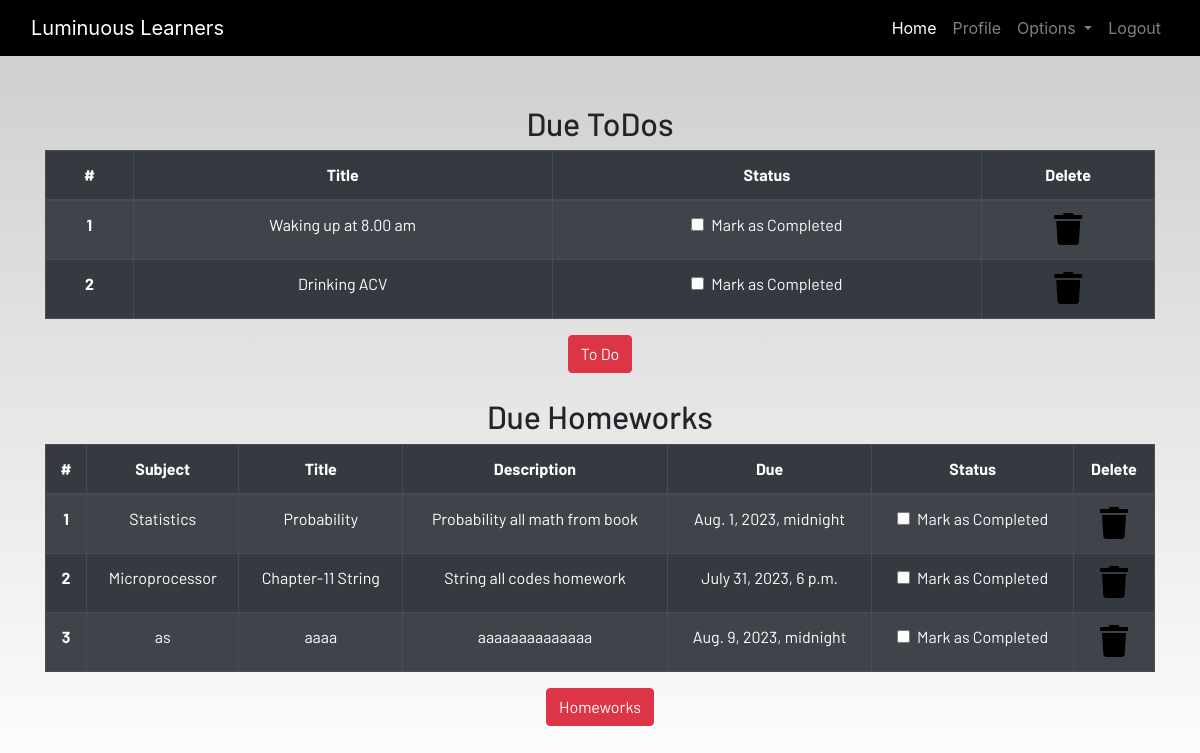
/profile/ (signed in), run on the app's committed database.
### dashboard/models.py (models this page shows, shortened)
class Todo(models.Model):
    user = models.ForeignKey(User,on_delete=models.CASCADE)
    title = models.CharField(max_length=100)
    is_finished = models.BooleanField(default=False)

class Homework(models.Model):
    user = models.ForeignKey(User,on_delete=models.CASCADE)
    subject = models.CharField(max_length=50)
    title = models.CharField(max_length=100)
    description = models.TextField()
    due = models.DateTimeField()
    is_finished = models.BooleanField(default=False)

### dashboard/views.py (the view)
# urls.py: path('profile/',dash_views.profile, name='profile'),
@login_required
def profile(request):
    homeworks = Homework.objects.filter(is_finished=False,user=request.user)
    todos = Todo.objects.filter(is_finished=False,user=request.user)
    if len(homeworks) == 0:
        homework_done = True
    else:
        homework_done = False
    if len(todos) == 0:
        todos_done = True
    else:
        todos_done = False
    context = {
        'homeworks' : homeworks,
        'todos'     : todos,
        'homework_done':homework_done,
        'todos_done' : todos_done
    }
    return render(request,'dashboard/profile.html',context)

### dashboard/templates/dashboard/profile.html
{% extends 'dashboard/base.html' %}
{% load static %}
{% load crispy_forms_tags%}
{% block content %}
<section class="text-center">
    <div class="container">
    {% if not todos_done %}
        <h2>Due ToDos</h2>
        <table class="table table-striped table-bordered table-hover table-dark">
            <thead>
                <tr>
                    <th scope="col">#</th>
                    <th scope="col">Title</th>
                    <th scope="col">Status</th>
                    <th scope="col">Delete</th>
                </tr>
            </thead>
            <tbody>
                {% for todo in todos %}
                <tr>
                    <th scope="row">{{forloop.counter}}</th>
                    <td>{{todo.title}}</td>
                    <td>
                        <a href="{% url 'update-todo' todo.id %}">
                            <div class="form-check">
                                {% if todo.is_finished == True %}
                                    <input class="form-check-input" type="checkbox" value="" checked>
                                {% else %}
                                    <input class="form-check-input" type="checkbox" value="">
                                {% endif %}
                                <label class="form-check-label text-light" for="flexCheckDefault">
                                    Mark as Completed
                                </label>
                            </div>
                        </a>
                    </td>
                    <td><a href="{% url 'delete-todo' todo.id %}"><i class="fa fa-trash fa-2x"></i></a></td>
                </tr>
                {% endfor %}
            </tbody>
        </table>
    {% else %}
        <h3>All To dos are completed!!!!</h3>
    {% endif %}
        <a href="{% url 'todo' %}" class="btn btn-danger">To Do</a>
        <br><br>
        {% if not homework_done %}
        <h2>Due Homeworks</h2>
        <table class="table table-striped table-bordered table-hover table-dark">
            <thead>
                <tr>
                    <th scope="col">#</th>
                    <th scope="col">Subject</th>
                    <th scope="col">Title</th>
                    <th scope="col">Description</th>
                    <th scope="col">Due</th>
                    <th scope="col">Status</th>
                    <th scope="col">Delete</th>
                </tr>
            </thead>
            <tbody>
                {% for homework in homeworks %}
                <tr>
                    <th scope="row">{{forloop.counter}}</th>
                    <td>{{homework.subject}}</td>
                    <td>{{homework.title}}</td>
                    <td>{{homework.description}}</td>
                    <td>{{homework.due}}</td>
                    <td>
                        <a href="{% url 'update-homework' homework.id %}">
                            <div class="form-check">
                                {% if homework.is_finished == True %}
                                    <input class="form-check-input" type="checkbox" value="" checked>
                                {% else %}
                                    <input class="form-check-input" type="checkbox" value="">
                                {% endif %}
                                <label class="form-check-label text-light" for="flexCheckDefault">
                                    Mark as Completed
                                </label>
                            </div>
                        </a>
                    </td>
                    <td><a href="{% url 'delete-homework' homework.id %}"><i class="fa fa-trash fa-2x"></i></a></td>
                </tr>
                {% endfor %}
            </tbody>
        </table>
        {% else %}
        <h3>All To homeworks are completed!!!!</h3>
        {% endif %}
        <a href="{% url 'homework' %}" class="btn btn-danger">Homeworks</a>
    </div>
</section>
{% endblock content %}

### dashboard/templates/dashboard/base.html (shortened to what this page needs)
<!DOCTYPE html>
{% load static %}
<html lang="en">
<head>
  <link rel="stylesheet" href="https://stackpath.bootstrapcdn.com/bootstrap/4.3.1/css/bootstrap.min.css"
 />
  <link rel="stylesheet" href="https://use.fontawesome.com/releases/v5.7.2/css/all.css"
 />
  <link rel="stylesheet" href="{% static 'css/main.css' %}" />
</head>
<body>
  <header>
    <nav class="navbar navbar-expand-lg navbar-dark bg-dark">
      <div class="container-fluid">
        <a class="navbar-brand" href="{% url 'home' %}">Luminuous Learners</a>
        <div class="collapse navbar-collapse justify-content-end" id="navbarSupportedContent">
          <ul class="navbar-nav mb-2 mb-lg-0">
            <li class="nav-item">
              <a class="nav-link active" aria-current="page" href="{% url 'home' %}">Home</a>
            </li>
            {% if user.is_authenticated %}
            <li class="nav-item">
              <a class="nav-link" href="{% url 'profile' %}">Profile</a>
            </li>
            <li class="nav-item dropdown">
              <a class="nav-link dropdown-toggle" href="#" id="navbarDropdown" role="button" data-toggle="dropdown"
                aria-haspopup="true" aria-expanded="false">
                Options
              </a>
            </li>
            <li class="nav-item">
              <a class="nav-link" href="{% url 'logout' %}">Logout</a>
            </li>
            {% endif %}
          </ul>
        </div>
      </div>
    </nav>
  </header>
  <br /><br />
  <main>
    {% block content %}
    {% endblock content %}
  </main>
</body>
</html>

### static/css/main.css (style rules this page uses)
html { scroll-behavior: smooth; height: 100%; width: 100%; }
main { font-family: Barlow, Quicksand, Rubik, sans-serif, serif, 'Times New Roman', Times, serif !important; }
.navbar { background-color: rgb(0, 0, 0) !important; }
a { text-decoration: none !important; color: black; }
html, body { max-width: 100%; overflow-x: hidden; height: 100%; width: 100%; }
body { background: linear-gradient(rgba(0, 0, 0, 0.2), rgba(255, 255, 255, 0.5)); overflow-x: hidden; background-repeat: no-repeat; }
.fa { color: black; }

### data on the page
Todo: title "Waking up at 8.00 am"
Todo: title "Drinking ACV"
Homework: subject "Statistics", title "Probability", description "Probability all math from book", due "Aug. 1, 2023, midnight"
Homework: subject "Microprocessor", title "Chapter-11 String", description "String all codes homework", due "July 31, 2023, 6 p.m."
Homework: subject "as", title "aaaa", description "aaaaaaaaaaaaaa", due "Aug. 9, 2023, midnight"
